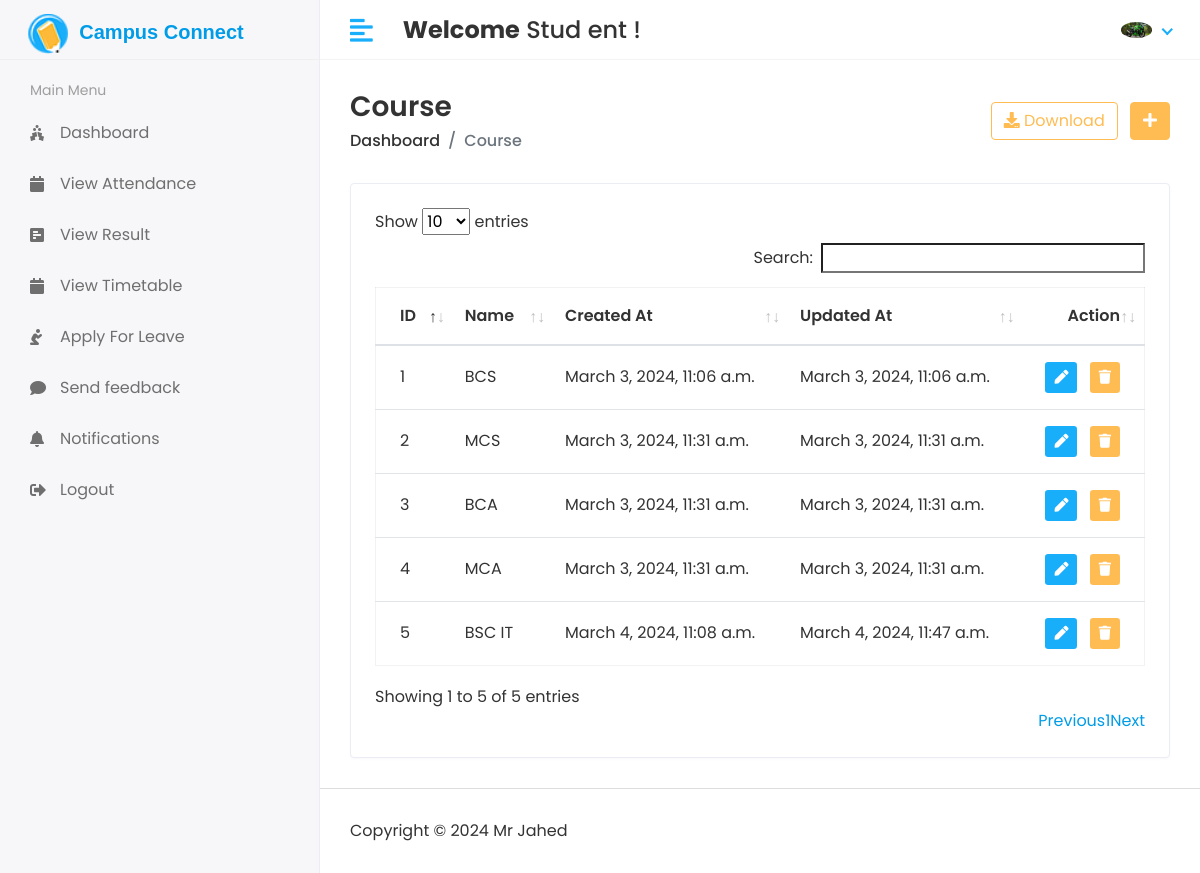
The app's page /Hod/Course/View (signed in) with its own data.
### app/models.py (models this page shows, shortened)
class CustomUser(AbstractUser):
    USER = (
        (1,'HOD'),
        (2,'STAFF'),
        (3,'STUDENT')
    )
    user_type = models.CharField(choices=USER, max_length=50, default=1)
    profile_pic = models.ImageField(upload_to='media/profile_pic')

class Course(models.Model):
    name = models.CharField(max_length=100)
    created_at = models.DateTimeField(auto_now_add=True)
    updated_at = models.DateTimeField(auto_now=True)

### Campus_Connect/Hod_Views.py (the view)
# urls.py: path('Hod/Course/View', Hod_Views.VIEW_COURSE, name='view_course'),
@login_required(login_url='/')
def VIEW_COURSE(request):
    course = Course.objects.all()
    context = {
        'course' : course,
    }
    return render(request, 'Hod/view_course.html',context)

### templates/Hod/view_course.html (shortened to what this page needs)
{% extends 'base.html' %}
{% block content %}
<div class="content container-fluid">
               <div class="page-header">
                  <div class="row align-items-center">
                     <div class="col">
                        <h3 class="page-title">Course</h3>
                        <ul class="breadcrumb">
                           <li class="breadcrumb-item"><a href="index.html">Dashboard</a></li>
                           <li class="breadcrumb-item active">Course</li>
                        </ul>
                     </div>
                     <div class="col-auto text-right float-right ml-auto">
                        <a href="#" class="btn btn-outline-primary mr-2"><i class="fas fa-download"></i> Download</a>
                        <a href="add-student.html" class="btn btn-primary"><i class="fas fa-plus"></i></a>
                     </div>
                  </div>
               </div>
               <div class="row">
                  <div class="col-sm-12">
                     <div class="card card-table">
                        <div class="card-body">
                           <div class="table-responsive">
                              <table id="table_id" class="table table-hover table-center mb-0">
                                 <thead>
                                    <tr>
                                       <th>ID</th>
                                       <th>Name</th>
                                       <th>Created At</th>
                                       <th>Updated At</th>
                                       <th class="text-right">Action</th>
                                    </tr>
                                 </thead>
                                 <tbody>
                                 {% for i in course %}
                                    <tr>
                                       <td>{{i.id}}</td>
                                       <td>{{i.name}}</td>
                                       <td>{{i.created_at}}</td>
                                       <td>{{i.updated_at}}</td>
                                       <td class="text-right">
                                          <div class="actions">
                                             <a href="{% url 'edit_course' i.id %}" class="btn btn-sm bg-success-light mr-2">
                                             <i class="fas fa-pen"></i>
                                             </a>
                                             <a href="{% url 'delete_course' i.id %}" class="btn btn-sm bg-danger-light">
                                             <i class="fas fa-trash"></i>
                                             </a>
                                          </div>
                                       </td>
                                    </tr>
                                 {% endfor %}
                                 </tbody>
                              </table>
                           </div>
                        </div>
                     </div>
                  </div>
               </div>
            </div>
{% endblock %}

### templates/Includes/header.html (shortened to what this page needs)
{% load static %}
<div class="header">
            <div class="header-left">
                  <a href="index.html" class="logo mt-2 ml-2">
                     <span style="display: inline-block;">
                        <img src="{% static 'assets/img/favicon.png' %}" alt="Logo" style="display: inline-block; width: 40px; height: 40px;">
                        <h5 style="display: inline-block; margin-left: 7px; font-family: Arial, sans-serif; font-size: 20px; font-weight: bold;">Campus Connect</h5>
                     </span>
                  </a>
            </div>
            <a href="javascript:void(0);" id="toggle_btn">
            <i class="fas fa-align-left"></i>
            </a>
            <div class="top-nav-search mt-3">
               <h4><strong>Welcome</strong>&nbsp;<span>{{user.first_name}} {{user.last_name}}</span>&nbsp;!</h4>
            </div>
            <ul class="nav user-menu">
               <li class="nav-item dropdown noti-dropdown">
                  <a href="#" class="dropdown-toggle nav-link" data-toggle="dropdown">
                  </a>
               </li>
               <li class="nav-item dropdown has-arrow">
                  <a href="#" class="dropdown-toggle nav-link" data-toggle="dropdown">
                     {% if user.profile_pic == '' %}
                        <span class="user-img"><img class="rounded-circle" src="{% static 'assets/img/noimg.jpg' %}" width="31" alt="User Image"></span>
                     {% else %}
                        <span class="user-img"><img class="rounded-circle" src="/{{user.profile_pic}}" width="31" alt="Ryan Taylor"></span>
                     {% endif %}
                  </a>
               </li>
            </ul>
         </div>

### static/assets/css/style.css (style rules this page uses)
html { height: 100%; }
body { background-color: #fff; color: #333; font-family: 'Poppins', sans-serif; font-size: 1rem; height: 100%; line-height: 1.5; overflow-x: hidden; }
h1, h2, h3, h4, h5, h6 { font-family: 'Poppins', sans-serif; margin-top: 0; }
a { color: #009ce7; }
input, button, a { transition: all 0.4s ease; -moz-transition: all 0.4s ease; -o-transition: all 0.4s ease; -ms-transition: all 0.4s ease; -webkit-transition: all 0.4s ease; }
ul, ol { padding: 0px; list-style: none; }
.table { color: #333; max-width: 100%; margin-bottom: 0; width: 100%; }
.table.dataTable { border-collapse: collapse !important; border: 1px solid rgba(0, 0, 0, 0.05); }
.table thead tr th { font-weight: 600; }
.table tbody tr { border-bottom: 1px solid rgba(0, 0, 0, 0.05); }
.table.table-center td, .table.table-center th { vertical-align: middle; }
.card-table .card-body .table > thead > tr > th { border-top: 0; }
.card-table .card-body .table tr td:first-child, .card-table .card-body .table tr th:first-child { padding-left: 1.5rem; }
.card-table .card-body .table tr td:last-child, .card-table .card-body .table tr th:last-child { padding-right: 1.5rem; }
.card-table .table td, .card-table .table th { border-top: 1px solid #e2e5e8; padding: 1rem 0.75rem; white-space: nowrap; }
.btn-primary { background-color: #FFBC53; border: 1px solid #FFBC53; }
.btn-outline-primary { color: #FFBC53; border-color: #FFBC53; }
.card { border: 1px solid #ececf5; box-shadow: 0 1px 3px 0 rgba(0, 0, 0, 0.03); margin-bottom: 1.875rem; }
.card-body { padding: 1.5rem; }
.bg-danger-light { background-color:#FFBC53 !important; color:#fff !important; }
.bg-success-light { background-color: #18aefa; color: #fff; }
.header { background-color: #fff; border-bottom: 1px solid #f3f3f4; left: 0; position: fixed; right: 0; top: 0; z-index: 1001; height: 60px; }
.header .header-left { float: left; height: 60px; padding: 0 20px; position: relative; width: 320px; z-index: 1; transition: all 0.2s ease-in-out; background-color: #f7f7fa; border-bottom: 1px solid #efefef; border-right: 1px solid #ececf5; display: flex; align-items: center; }
.header .header-left .logo { display: inline-block; line-height: 60px; }
.header .header-left .logo img { max-height: 40px; width: auto; }
.header .dropdown-toggle:after { display: none; }
.header .has-arrow .dropdown-toggle:after { border-top: 0; border-left: 0; border-bottom: 2px solid #18aefa; border-right: 2px solid #18aefa; content: ''; height: 8px; display: inline-block; pointer-events: none; -webkit-transform-origin: 66% 66%; -ms-transform-origin: 66% 66%; transform-origin: 66% 66%; -webkit-transform: rotate(45deg); -ms-transform: rotate(45deg); transform: rotate(45deg); -webkit-transition: all 0.15s ease-in-out; transition: all 0.15s ease-in-out; width: 8px; vertical-align: 0px; }
.user-menu { float: right; margin: 0; position: relative; z-index: 99; padding-right: 15px; }
.user-menu.nav > li > a { color: #a0a0a0; font-size: 14px; line-height: 58px; padding: 0 15px; height: 60px; }
.user-img { margin-right: 3px; position: relative; }
.top-nav-search { float: left; margin-left: 15px; }
.page-wrapper > .content { padding: 1.875rem 1.875rem 0; }
.page-header { margin-bottom: 1.875rem; }
.page-header .breadcrumb { background-color: transparent; color: #6c757d; font-size: 1rem; font-weight: 500; margin-bottom: 0; padding: 0; }
.page-header .breadcrumb a { color: #333; }
.page-title { font-size: 28px; font-weight: 600; color: #333; margin-bottom: 5px; }
@media (min-width: 992px) { #toggle_btn { align-items: center; color: #18aefa; display: inline-flex; float: left; font-size: 26px; height: 60px; justify-content: center; margin-left: 15px; padding: 0 15px; } }

### records on screen
CustomUser: first_name "Stud", last_name "ent", profile_pic (picture)
Course: id "1", name "BCS", created_at "March 3, 2024, 11:06 a.m.", updated_at "March 3, 2024, 11:06 a.m."
Course: id "2", name "MCS", created_at "March 3, 2024, 11:31 a.m.", updated_at "March 3, 2024, 11:31 a.m."
Course: id "3", name "BCA", created_at "March 3, 2024, 11:31 a.m.", updated_at "March 3, 2024, 11:31 a.m."
Course: id "4", name "MCA", created_at "March 3, 2024, 11:31 a.m.", updated_at "March 3, 2024, 11:31 a.m."
Course: id "5", name "BSC IT", created_at "March 4, 2024, 11:08 a.m.", updated_at "March 4, 2024, 11:47 a.m."
